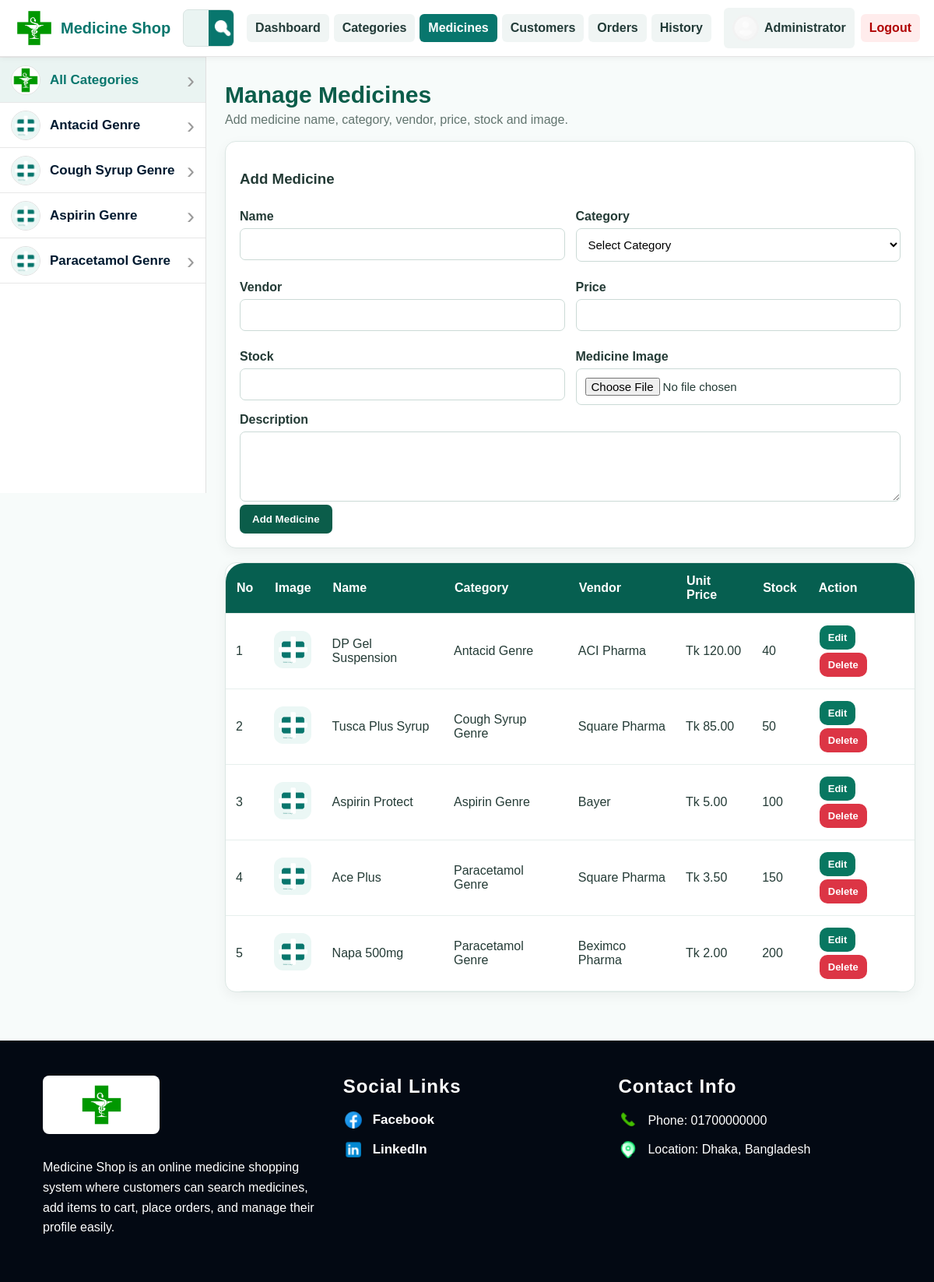
Screenshot of /index.php?page=medicines (signed in) with the database file from the repository.
### tables this page shows
CREATE TABLE users (
    id INT AUTO_INCREMENT PRIMARY KEY,
    name VARCHAR(100) NOT NULL,
    email VARCHAR(120) NOT NULL UNIQUE,
    password_hash VARCHAR(255) NOT NULL,
    role ENUM('admin','customer') NOT NULL DEFAULT 'customer',
    profile_picture VARCHAR(255) NULL,
    address TEXT NULL,
    phone VARCHAR(30) NULL,
    remember_token VARCHAR(255) NULL,
    created_at TIMESTAMP DEFAULT CURRENT_TIMESTAMP
);

CREATE TABLE categories (
    id INT AUTO_INCREMENT PRIMARY KEY,
    name VARCHAR(120) NOT NULL,
    category_type ENUM('liquid','solid') NOT NULL,
    image_path VARCHAR(255) NULL,
    created_at TIMESTAMP DEFAULT CURRENT_TIMESTAMP
);

CREATE TABLE medicines (
    id INT AUTO_INCREMENT PRIMARY KEY,
    name VARCHAR(150) NOT NULL,
    category_id INT NOT NULL,
    vendor_name VARCHAR(120) NOT NULL,
    price DECIMAL(10,2) NOT NULL DEFAULT 0.00,
    availability INT NOT NULL DEFAULT 0,
    description TEXT NULL,
    image_path VARCHAR(255) NULL,
    created_at TIMESTAMP DEFAULT CURRENT_TIMESTAMP,
    FOREIGN KEY (category_id) REFERENCES categories(id) ON DELETE RESTRICT
);

### controllers/AdminController.php (called while the page is built, shortened)
<?php
function medicineCtrl($conn)
{
    $editing = null;
    $categories = getCategories($conn);
    $medicines = getMedicines($conn);
    require 'views/admin/medicines.php';
}
?>

### models/UserModel.php (called while the page is built, shortened)
<?php
function findUserById($conn, $id)
{
    $stmt = mysqli_prepare($conn, "SELECT * FROM users WHERE id = ? LIMIT 1");
    mysqli_stmt_bind_param($stmt, 'i', $id);
    mysqli_stmt_execute($stmt);
    $row = mysqli_fetch_assoc(mysqli_stmt_get_result($stmt));
    return $row;
}
?>

### models/CategoryModel.php (called while the page is built, shortened)
<?php
function getCategories($conn)
{
    $result = mysqli_query(
        $conn,
        "SELECT *
         FROM categories
         ORDER BY category_type, name"
    );
    return mysqli_fetch_all($result, MYSQLI_ASSOC);
}
?>

### models/MedicineModel.php (called while the page is built, shortened)
<?php
function getMedicines($conn)
{
    $sql = "SELECT
                m.*,
                c.name AS category_name,
                c.category_type
            FROM medicines m
            JOIN categories c ON m.category_id = c.id
            ORDER BY m.id DESC";
    $result = mysqli_query($conn, $sql);
    return mysqli_fetch_all($result, MYSQLI_ASSOC);
}
?>

### views/admin/medicines.php (the view, shortened to what this page needs)
<?php
$editing    = $editing ?? null;
$medicines  = $medicines ?? [];
require 'views/layout/header.php';
?>
<section class="page-title-box">
    <h1>Manage Medicines</h1>
    <p>Add medicine name, category, vendor, price, stock and image.</p>
</section>
<section class="card form-card">
    <h3>
        <?= $editing ? 'Edit Medicine' : 'Add Medicine' ?>
    </h3>
    <form
        method="POST"
        enctype="multipart/form-data"
        action="index.php?page=medicines&action=<?= $editing ? 'update&id=' . htmlspecialchars($editing['id']) : 'add' ?>"
        onsubmit="return validateMedicine()"
    >
        <div class="form-grid">
            <div>
                <label for="mname">Name</label>
                <input
                    type="text"
                    id="mname"
                    name="name"
                    value="<?= htmlspecialchars($editing['name'] ?? '') ?>"
                >
            </div>
            <div>
                <label for="category">Category</label>
                <select id="category" name="category_id">
                    <option value="">
                        Select Category
                    </option>
                </select>
            </div>
            <div>
                <label for="vendorName">Vendor</label>
                <input
                    type="text"
                    id="vendorName"
                    name="vendor_name"
                    value="<?= htmlspecialchars($editing['vendor_name'] ?? '') ?>"
                >
            </div>
            <div>
                <label for="price">Price</label>
                <input
                    type="number"
                    id="price"
                    step="0.01"
                    name="price"
                    value="<?= htmlspecialchars($editing['price'] ?? '') ?>"
                >
            </div>
            <div>
                <label for="stock">Stock</label>
                <input
                    type="number"
                    id="stock"
                    name="availability"
                    value="<?= htmlspecialchars($editing['availability'] ?? '') ?>"
                >
            </div>
            <div>
                <label for="medicineImage">Medicine Image</label>
                <input
                    type="file"
                    id="medicineImage"
                    name="medicine_image"
                    accept="image/*"
                >
            </div>
        </div>
        <label for="description">Description</label>
        <textarea
            id="description"
            name="description"
        ><?= htmlspecialchars($editing['description'] ?? '') ?></textarea>
        <button class="btn" type="submit">
            <?= $editing ? 'Update Medicine' : 'Add Medicine' ?>
        </button>
    </form>
</section>
<section class="card table-card">
    <table>
        <thead>
            <tr>
                <th>No</th>
                <th>Image</th>
                <th>Name</th>
                <th>Category</th>
                <th>Vendor</th>
                <th>Unit Price</th>
                <th>Stock</th>
                <th>Action</th>
            </tr>
        </thead>
        <tbody>
            <?php foreach ($medicines as $i => $m): ?>
                <?php
                    $img = (!empty($m['image_path']) && file_exists($m['image_path']))
                        ? $m['image_path']
                        : 'asset/medicine-default.png';
                ?>
                <tr>
                    <td>
                        <?= $i + 1 ?>
                    </td>
                    <td>
                        <img
                            class="table-img"
                            src="<?= htmlspecialchars($img) ?>"
                            alt="Medicine Image"
                        >
                    </td>
                    <td>
                        <?= htmlspecialchars($m['name']) ?>
                    </td>
                    <td>
                        <?= htmlspecialchars($m['category_name']) ?>
                    </td>
                    <td>
                        <?= htmlspecialchars($m['vendor_name']) ?>
                    </td>
                    <td>
                        Tk <?= number_format($m['price'], 2) ?>
                    </td>
                    <td>
                        <?= intval($m['availability']) ?>
                    </td>
                    <td>
                        <a
                            class="small-btn"
                            href="index.php?page=medicines&action=edit&id=<?= htmlspecialchars($m['id']) ?>"
                        >
                            Edit
                        </a>
                        <a
                            class="small-btn danger"
                            href="index.php?page=medicines&action=delete&id=<?= htmlspecialchars($m['id']) ?>"
                            onclick="return confirm('Delete medicine?')"
                        >
                            Delete
                        </a>
                    </td>
                </tr>
            <?php endforeach; ?>
        </tbody>
    </table>
</section>
<?php require 'views/layout/footer.php'; ?>

### views/layout/header.php (shortened to what this page needs)
<?php
$currentPage = $_GET['page'] ?? 'home';
$authUser = $_SESSION['user'] ?? null;
$profilePic = 'asset/Profile.png';
$layoutCategories = [];
if (isset($conn)) {
    $layoutCategories = getCategories($conn);
    if ($authUser) {
        $dbUser = findUserById($conn, $authUser['id']);
        if ($dbUser && !empty($dbUser['profile_picture']) && file_exists($dbUser['profile_picture'])) {
            $profilePic = $dbUser['profile_picture'];
        }
    }
}
function activeMenu($name,$current){ return $name===$current ? 'active' : ''; }
$searchText = $_GET['q'] ?? ($_SESSION['last_search'] ?? ($_COOKIE['last_search'] ?? ''));
$searchText = htmlspecialchars($searchText);
$selectedCategory = intval($_GET['category'] ?? 0);
?>
<!DOCTYPE html>
<html lang="en">
<head>
<link rel="stylesheet" href="css/base.css">
<link rel="stylesheet" href="css/layout.css">
<link rel="stylesheet" href="css/home.css">
<link rel="stylesheet" href="css/admin.css">
<link rel="stylesheet" href="css/customer.css">
<link rel="stylesheet" href="css/profile.css">
</head>
<body>
<header class="topbar">
    <a class="brand" href="index.php?page=home">
        <img src="asset/medicineshopelogo.jpg" alt="Company Logo">
        <span>Medicine Shop</span>
    </a>
    <form class="top-search" id="topSearchForm" method="GET" action="index.php">
        <input id="topSearchInput" name="q" value="<?= $searchText ?>" placeholder="Search for medicine name...">
        <button type="submit" class="search-btn"><img src="asset/Search.png" alt="Search"></button>
    </form>
    <nav class="top-menu">
        <?php if($authUser && ($authUser['role'] ?? '')==='admin'): ?>
            <a class="<?= activeMenu('admin',$currentPage) ?>" href="index.php?page=admin">Dashboard</a>
            <a class="<?= activeMenu('categories',$currentPage) ?>" href="index.php?page=categories">Categories</a>
            <a class="<?= activeMenu('medicines',$currentPage) ?>" href="index.php?page=medicines">Medicines</a>
            <a class="<?= activeMenu('customers',$currentPage) ?>" href="index.php?page=customers">Customers</a>
            <a class="<?= activeMenu('orders',$currentPage) ?>" href="index.php?page=orders">Orders</a>
            <a class="<?= activeMenu('history',$currentPage) ?>" href="index.php?page=history">History</a>
        <?php elseif($authUser && ($authUser['role'] ?? '')==='customer'): ?>
            <a class="<?= activeMenu('my_orders',$currentPage) ?>" href="index.php?page=my_orders">My Orders</a>
        <?php endif; ?>
    </nav>
    <div class="nav-account">
        <?php if($authUser): ?>
            <a class="profile-link <?= activeMenu('profile',$currentPage) ?>" href="index.php?page=profile">
                <img src="<?= htmlspecialchars($profilePic) ?>" alt="Profile"><span><?= htmlspecialchars($authUser['name'] ?? 'User') ?></span>
            </a>
            <a class="logout-btn" href="index.php?page=logout">Logout</a>
        <?php else: ?>
            <a class="login-btn <?= activeMenu('login',$currentPage) ?>" href="index.php?page=login">Login</a>
            <a class="register-btn <?= activeMenu('register',$currentPage) ?>" href="index.php?page=register">Register</a>
        <?php endif; ?>
    </div>
</header>
<div class="page-body">
    <aside class="left-category">
        <div class="category-box">
            <a class="category-row <?= $selectedCategory===0?'active':'' ?>" href="index.php?page=home&q=<?= urlencode($_GET['q'] ?? '') ?>">
                <span class="cat-img"><img src="asset/medicineshopelogo.jpg" alt="All"></span>
                <span>All Categories</span>
                <b>›</b>
            </a>
            <?php foreach($layoutCategories as $cat): ?>
                <?php
                    $catImage = (!empty($cat['image_path']) && file_exists($cat['image_path']))
                        ? $cat['image_path']
                        : 'asset/medicine-default.png';
                ?>
                <a class="category-row <?= $selectedCategory==intval($cat['id'])?'active':'' ?>" href="index.php?page=home&category=<?= $cat['id'] ?>&q=<?= urlencode($_GET['q'] ?? '') ?>">
                    <span class="cat-img"><img src="<?= htmlspecialchars($catImage) ?>" alt="Category"></span>
                    <span><?= htmlspecialchars($cat['name']) ?></span>
                    <b>›</b>
                </a>
            <?php endforeach; ?>
        </div>
    </aside>
    <main class="container">

### css/base.css (style rules this page uses)
* { box-sizing: border-box; }
body { margin: 0; font-family: Arial, Helvetica, sans-serif; background: #f7fbfa; color: #243b36; }
a { text-decoration: none; }
label { display: block; font-weight: bold; margin: 10px 0 6px; }
input, select, textarea { width: 100%; padding: 11px; border: 1px solid #cbdad6; border-radius: 7px; font-size: 15px; background: white; }
textarea { min-height: 90px; resize: vertical; }
.btn { display: inline-block; border: 0; border-radius: 7px; background: #0b5d4a; color: white; padding: 11px 16px; font-weight: bold; cursor: pointer; }
.small-btn { display: inline-block; background: #0b5d4a; color: white; padding: 7px 10px; border-radius: 6px; margin: 2px; font-size: 13px; }
.small-btn.danger { background: #c22727; }
.card { background: white; border: 1px solid #dce7e4; border-radius: 14px; padding: 18px; margin-bottom: 18px; box-shadow: 0 5px 16px rgba(0, 0, 0, 0.05); }
.form-grid { display: grid; grid-template-columns: repeat(2, 1fr); gap: 14px; }
.page-title-box { padding: 8px 0 18px; }
.page-title-box h1 { margin: 0; font-size: 30px; color: #0b5d4a; }
.page-title-box p { margin: 6px 0 0; color: #62756f; }
table { width: 100%; border-collapse: collapse; background: white; }
th, td { padding: 11px; border-bottom: 1px solid #e1ebe8; text-align: left; vertical-align: middle; }
th { background: #0b5d4a; color: white; }
.table-img { width: 55px; height: 55px; border-radius: 8px; object-fit: cover; }

### css/layout.css (style rules this page uses)
.topbar { position: sticky; top: 0; z-index: 10; background: #fff; border-bottom: 1px solid #e4e4e4; display: flex; align-items: center; gap: 16px; padding: 10px 18px; box-shadow: 0 2px 8px rgba(0, 0, 0, 0.05); }
.brand { display: flex; align-items: center; gap: 8px; font-weight: bold; font-size: 20px; color: #08766d; white-space: nowrap; }
.brand img { width: 52px; height: 52px; border-radius: 6px; object-fit: cover; }
.brand span { color: #08766d; }
.top-search { height: 48px; display: flex; align-items: center; flex: 1; max-width: 640px; border: 1px solid #d8e3e1; border-radius: 7px; overflow: hidden; background: #eaf4f2; margin-left: auto; }
.top-search input { height: 100%; border: 0; background: #eaf4f2; outline: 0; flex: 1; padding: 0 16px; font-size: 16px; }
.top-search .search-btn { width: 64px; height: 100%; border: 0; background: #08766d; display: flex; align-items: center; justify-content: center; cursor: pointer; }
.top-search .search-btn img { width: 24px; height: 24px; filter: brightness(0) invert(1); }
.top-menu { display: flex; gap: 6px; align-items: center; }
.top-menu a, .login-btn, .register-btn, .logout-btn, .profile-link, .cart-top { padding: 9px 11px; border-radius: 6px; color: #223b38; font-weight: bold; background: #f0f5f4; white-space: nowrap; }
.top-menu a:hover, .top-menu a.active, .profile-link.active, .cart-top.active { background: #08766d; color: white; }
.nav-account { display: flex; align-items: center; gap: 8px; }
.profile-link { display: flex; align-items: center; gap: 7px; }
.profile-link img { width: 34px; height: 34px; border-radius: 50%; object-fit: cover; background: #f2f2f2; }
.logout-btn { background: #ffecec; color: #b00000; }
.page-body { display: flex; align-items: flex-start; min-height: 70vh; }
.left-category { width: 265px; min-height: 70vh; background: #fff; border-right: 1px solid #e0e0e0; position: sticky; top: 73px; }
.category-box { width: 100%; background: #fff; border-top: 1px solid #e7e7e7; }
.category-row { height: 58px; display: flex; align-items: center; gap: 12px; padding: 8px 14px; border-bottom: 1px solid #e7e7e7; color: #001a30; font-size: 17px; font-weight: bold; background: #fff; }
.category-row:hover, .category-row.active { background: #eaf4f2; color: #08766d; }
.category-row .cat-img { width: 38px; height: 38px; border: 1px solid #e1e1e1; border-radius: 50%; display: flex; align-items: center; justify-content: center; overflow: hidden; background: #fff; flex: 0 0 auto; }
.category-row .cat-img img { width: 100%; height: 100%; object-fit: cover; }
.category-row span:nth-child(2) { flex: 1; }
.category-row b { font-size: 30px; color: #9a9a9a; font-weight: normal; }
.container { flex: 1; max-width: 1180px; margin: 0 auto; padding: 24px; }

### rows the page displays
users: profile_picture (placeholder picture), name "Administrator"
categories: image_path (placeholder picture), name "Antacid Genre"
categories: image_path (placeholder picture), name "Cough Syrup Genre"
categories: image_path (placeholder picture), name "Aspirin Genre"
categories: image_path (placeholder picture), name "Paracetamol Genre"
medicines: name "DP Gel Suspension", category.name "Antacid Genre", vendor_name "ACI Pharma", price "120.00", availability "40"
medicines: name "Tusca Plus Syrup", category.name "Cough Syrup Genre", vendor_name "Square Pharma", price "85.00", availability "50"
medicines: name "Aspirin Protect", category.name "Aspirin Genre", vendor_name "Bayer", price "5.00", availability "100"
medicines: name "Ace Plus", category.name "Paracetamol Genre", vendor_name "Square Pharma", price "3.50", availability "150"
medicines: name "Napa 500mg", category.name "Paracetamol Genre", vendor_name "Beximco Pharma", price "2.00", availability "200"
